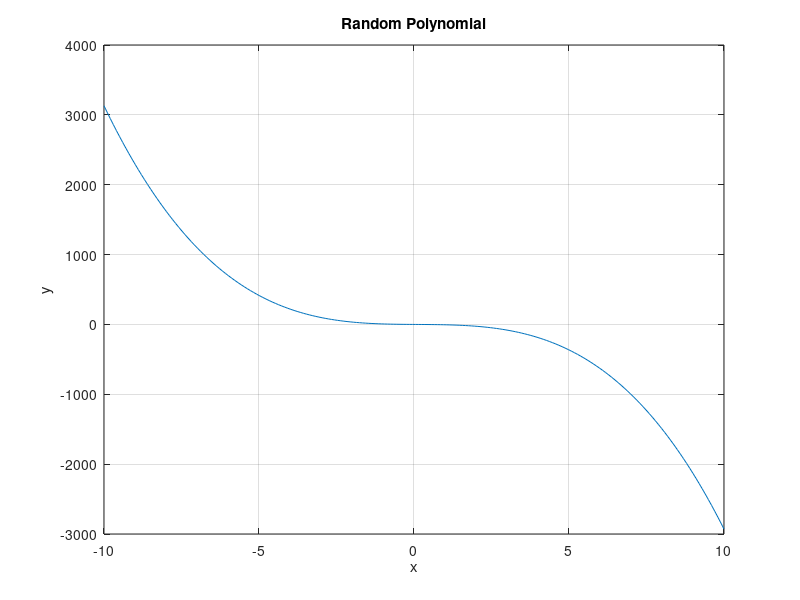

Write the MATLAB code that produced this figure.

% Day 054: Random Polynomial Evaluation and Plot

% Generate random polynomial coefficients
coeffs = randi([-5, 5], 1, 4);
x = linspace(-10, 10, 200);
y = polyval(coeffs, x);

% Display coefficients
disp('Polynomial coefficients:');
disp(coeffs);

% Plot polynomial
figure;
plot(x, y);
title('Random Polynomial');
xlabel('x'); ylabel('y');
grid on;
